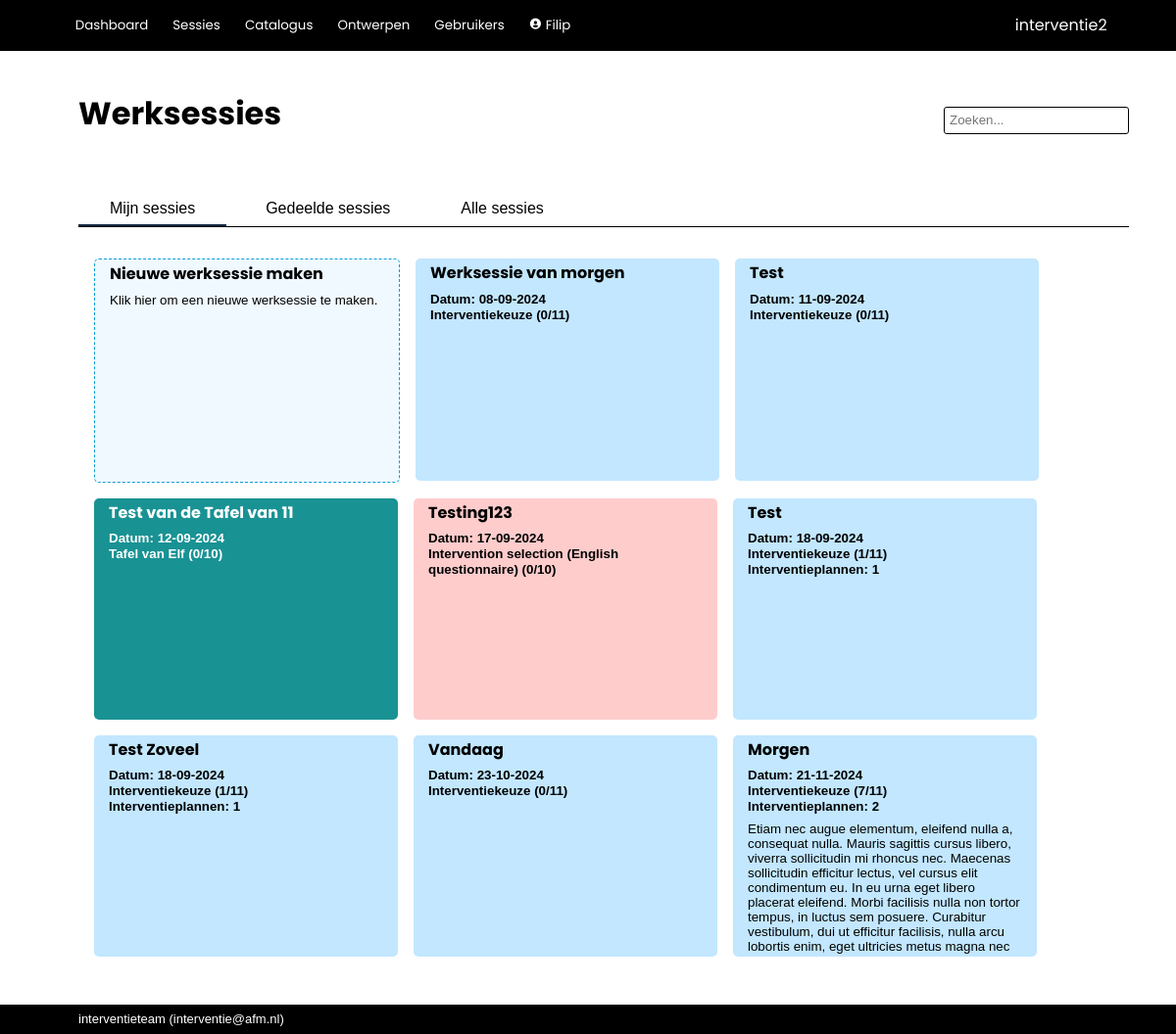
/worksessions (signed in), run on an earlier commit of the app's database.
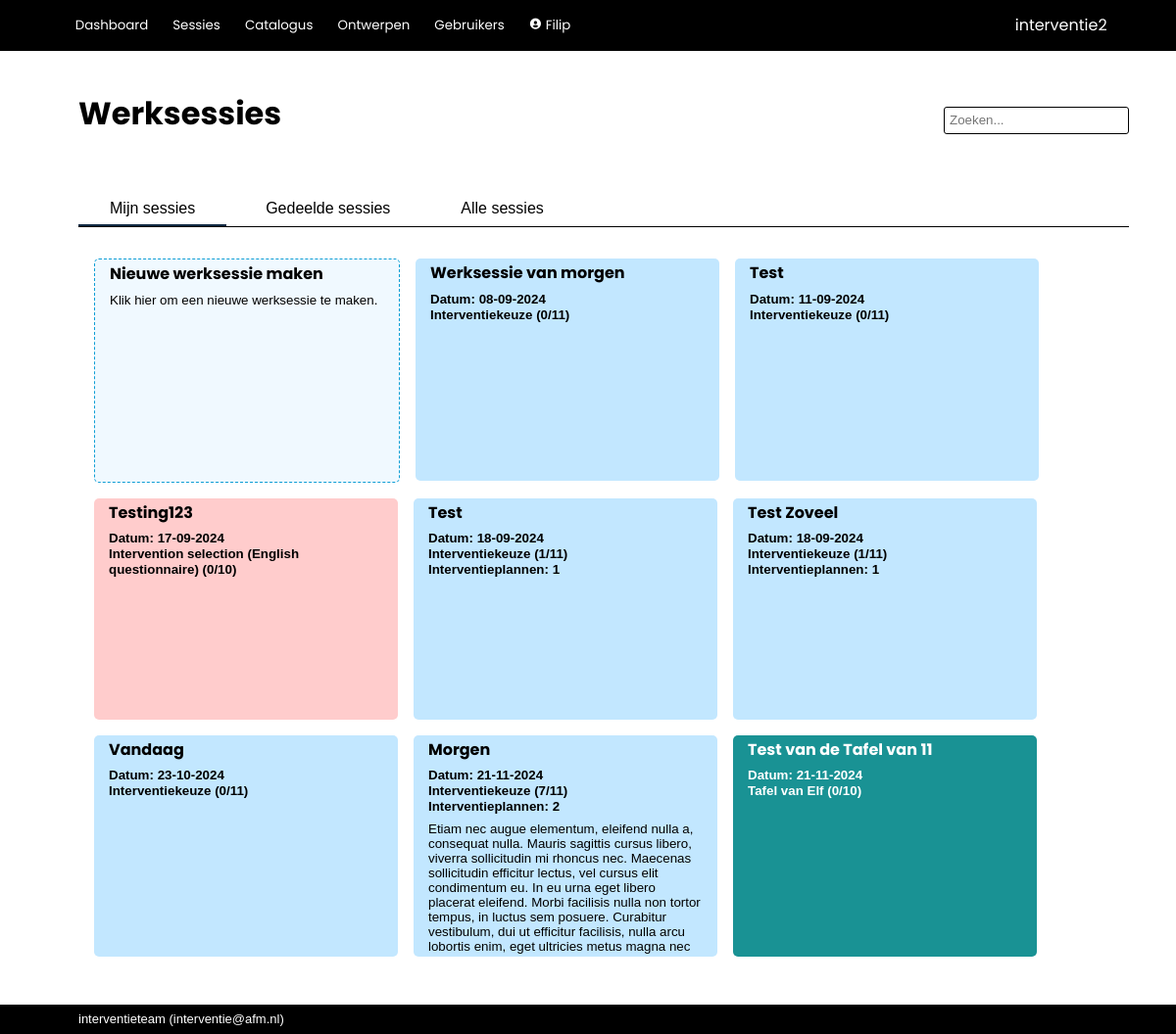
And on a later commit of the database.
### interventie2/models.py (models this page shows, shortened)
class Worksession(db.Model):
    __tablename__ = 'worksessions'
    id            = db.Column(db.Integer, primary_key=True)
    name          = db.Column(db.String(100), nullable=False)
    date_modified = db.Column(db.DateTime(timezone=True), server_default=func.now())
    parent_id     = db.Column(db.Integer, db.ForeignKey('worksessions.id'))
    child_description = db.Column(db.String(2000), nullable=False, default="")
    participants  = db.Column(db.String(500), nullable=False, default="")
    date          = db.Column(db.DateTime(timezone=True))
    project_number= db.Column(db.String(100))
    description   = db.Column(db.String(2000), nullable=False, default="")
    effect        = db.Column(db.String(2000), nullable=False, default="")
    link_to_page  = db.Column(db.String(1000), nullable=False, default="")
    show_instruments = db.Column(db.Boolean, default=True)
    mark_top_instruments = db.Column(db.Integer, nullable=False, default=1)
    show_rest_instruments = db.Column(db.Boolean, default=False)
    show_tags     = db.Column(db.Boolean, default=True)
    presenter_mode_zoom = db.Column(db.Numeric(3,2), nullable=False, default=1.25)
    presenter_mode_color_title = db.Column(db.String(7))
    presenter_mode_text_color_title = db.Column(db.String(7))
    presenter_mode_color_nav = db.Column(db.String(7))
    presenter_mode_text_color = db.Column(db.String(7))
    presenter_mode_text_color_nav = db.Column(db.String(7))
    presenter_mode_color_coll = db.Column(db.String(7))
    presenter_mode_text_color_coll = db.Column(db.String(7))
    presenter_mode_color_highlight = db.Column(db.String(7))
    presenter_mode_text_color_highlight = db.Column(db.String(7))
    presenter_mode_text_color_heading = db.Column(db.String(7))
    presenter_mode_background_color1 = db.Column(db.String(7))
    presenter_mode_background_color2 = db.Column(db.String(7))
    archived      = db.Column(db.Boolean, default=False)
    question_set_id = db.Column(db.Integer, db.ForeignKey('question_sets.id'))
    process_id    = db.Column(db.Integer, db.ForeignKey('processes.id'), nullable=False, default=1)
    enable_voting = db.Column(db.Boolean, default=False)
    voting_key    = db.Column(db.String(6), nullable=False, default=generate_secret_key(6))
    creator_id    = db.Column(db.Integer, db.ForeignKey('users.id'))
    secret_key    = db.Column(db.String(20), nullable=False, default=generate_secret_key())
    parent = relationship('Worksession', remote_side=[id], backref='children')
    creator = relationship('User', back_populates='worksession')
    allowed_users = relationship('User', secondary='worksession_access', back_populates='allowed_worksessions')
    answers = relationship('Answer', back_populates='worksession', cascade='all, delete-orphan')
    votes = relationship('Votes', back_populates='worksession', cascade='all, delete-orphan')
    question_set = relationship('QuestionSet')
    process = relationship('Process')
    plan = relationship('Plan', back_populates='worksession', cascade='all, delete-orphan')
    def completion(self, perc=False, raw=False, dec=0):
        given_answers = 0
        for a in self.answers:
            if a.completed():
                given_answers += 1
        if perc:
            return f'{round((given_answers/(1.0*self.question_set.size()))*100,dec)}%'
        if raw:
            return given_answers/(1.0*self.question_set.size())
        return f'{given_answers}/{self.question_set.size()}'

class QuestionSet(db.Model):
    __tablename__ = 'question_sets'
    id            = db.Column(db.Integer, primary_key=True)
    name          = db.Column(db.String(500), nullable=False)
    description   = db.Column(db.String(2000), nullable=False, default="")
    owner_id      = db.Column(db.Integer, db.ForeignKey('users.id'), nullable=False) #references users.id
    date_created  = db.Column(db.DateTime(timezone=True), server_default=func.now())
    date_modified = db.Column(db.DateTime(timezone=True), server_default=func.now())
    default_process_id = db.Column(db.Integer, db.ForeignKey('processes.id'), nullable=False, default=1)
    default_instruments_visible = db.Column(db.Boolean, nullable=False, default=True)
    default_tags_visible = db.Column(db.Boolean, nullable=False, default=False)
    default_allow_weights = db.Column(db.Boolean, nullable=False, default=False)
    color         = db.Column(db.String(7))
    text_color    = db.Column(db.String(7))
    forbidden_tags = relationship('Tag', secondary='question_set_forbidden_tags')
    mandatory_tags = relationship('Tag', secondary='question_set_mandatory_tags')
    owner = relationship('User')
    default_process = relationship('Process')
    questions = relationship('Question', cascade='all, delete-orphan')
    worksessions = relationship('Worksession', back_populates='question_set', cascade='all, delete-orphan')
    def size(self):
        s = 0
        for question in self.questions:
            if not question.is_category:
                s += 1
        return s

class Question(db.Model):
    __tablename__ = 'questions'
    id            = db.Column(db.Integer, primary_key=True)
    name          = db.Column(db.String(500), nullable=False)
    description   = db.Column(db.String(2000), nullable=False, default="")
    question_set_id = db.Column(db.Integer, db.ForeignKey('question_sets.id'))  #references question_sets.id
    allow_motivation = db.Column(db.Boolean, nullable=False, default=True)
    allow_choice  = db.Column(db.Boolean, nullable=False, default=True)
    allow_multiselect = db.Column(db.Boolean, nullable=False, default=False)
    allow_weight  = db.Column(db.Boolean, nullable=False, default=False)
    order         = db.Column(db.Integer, nullable=False, default=100)
    required_active_tags = relationship('Tag', secondary='question_required_tags')
    options = relationship('Option', cascade='all, delete-orphan')
    question_set = relationship('QuestionSet', back_populates='questions')
    @hybrid_property
    def is_category(self):
        return (not(self.allow_motivation or self.allow_choice))

### interventie2/main/routes.py (the view)
@main.route('/worksessions', methods=['GET', 'POST'])
@login_required
def worksessions():
	worksessions = Worksession.query.order_by(Worksession.date)
	return render_template('main/worksessions.html', worksessions=worksessions)

### interventie2/models.py (called while the page is built)
@login_manager.user_loader
def load_user(user_id):
    return User.query.get(user_id)

    def unread_messages(self):
        return sum(1 for message in self.messages if (message.unread) and (message.deliver_after.date() <= date.today()))

    def unread_message_alert(self):
        return self.unread_messages() > 0

    def completed(self, require_motivation=False):
        if require_motivation:
            return (self.motivation>0) and (len(self.selection) > 0)
        else:
            return (len(self.selection) > 0)

### interventie2/main/templates/main/worksessions.html (shortened to what this page needs)
{% extends 'base.html' %}
{% block page_title %}
Werksessies
{% endblock %}
{% block tabs %}
    <button class="tablinks" onclick="switch_tab(event, 'ws_owned')" id="defaultOpen">Mijn sessies</button>
    <button class="tablinks" onclick="switch_tab(event, 'ws_shared')">Gedeelde sessies</button>
    <button class="tablinks" onclick="switch_tab(event, 'ws_all')">Alle sessies</button>
{% endblock %}
{% block body %}
<div id="ws_owned" class="tabcontent">
    <div class="card_area">
        <a href="{{ url_for('main.new_worksession') }}">
            <div class="card new">
                <div class="card_title">
                    Nieuwe werksessie maken
                </div>
                <div class="card_description">
                    Klik hier om een nieuwe werksessie te maken.
                </div>
            </div>
        </a>
        {% for worksession in worksessions | selectattr('parent', 'none') %}
            {% if worksession.archived == false %}
                {% if current_user in worksession.allowed_users or current_user.role.see_all_worksessions %}
                    {% if current_user == worksession.creator %}
                    <a href="{{url_for('main.show_worksession', worksession_id=worksession.id)}}">
                        <div class="card" style="background-color:{{ worksession.question_set.color }}; color:{{ worksession.question_set.text_color }}">
                            <div class="card_title">
                                {{ worksession.name}}
                            </div>
                            <div class="card_info">
                                <p>Datum: {{ worksession.date.strftime('%d-%m-%Y') }}</p>
                                <p>{{ worksession.question_set.name }} ({{ worksession.completion() }})</p>
                                {% if worksession.plan | count > 0 %}
                                    <p>Interventieplannen: {{ worksession.plan | count }}</p>
                                {% endif %}
                            </div>
                            <div class="card_description">
                                {{ worksession.description | escape | markdown }}
                            </div>
                        </div>
                    </a>
                    {% endif %}
                {% endif %}
            {% endif %}
        {% endfor %}
    </div>
</div>
{% endblock %}

What changed in the data, as far as the page shows it:
changed Worksession "Test van de Tafel van 11": date "12-09-2024" → "21-11-2024"; moves down the list
